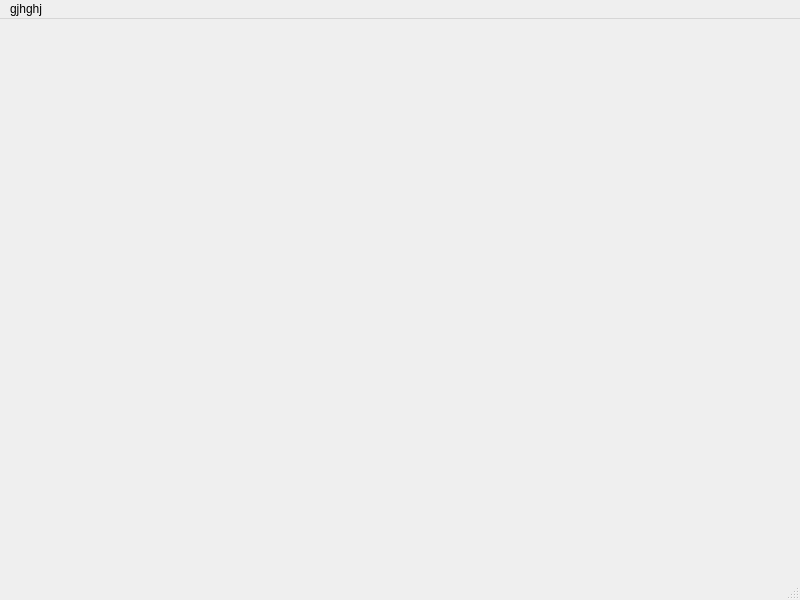
<?xml version="1.0" encoding="UTF-8"?>
<ui version="4.0">
 <class>MainWindow</class>
 <widget class="QMainWindow" name="MainWindow">
  <property name="geometry">
   <rect>
    <x>0</x>
    <y>0</y>
    <width>800</width>
    <height>600</height>
   </rect>
  </property>
  <property name="windowTitle">
   <string>MainWindow</string>
  </property>
  <widget class="QWidget" name="centralwidget"/>
  <widget class="QMenuBar" name="menubar">
   <property name="geometry">
    <rect>
     <x>0</x>
     <y>0</y>
     <width>800</width>
     <height>29</height>
    </rect>
   </property>
   <widget class="QMenu" name="menugjhghj">
    <property name="title">
     <string>gjhghj</string>
    </property>
   </widget>
   <addaction name="menugjhghj"/>
  </widget>
  <widget class="QStatusBar" name="statusbar"/>
 </widget>
 <resources/>
 <connections/>
</ui>
